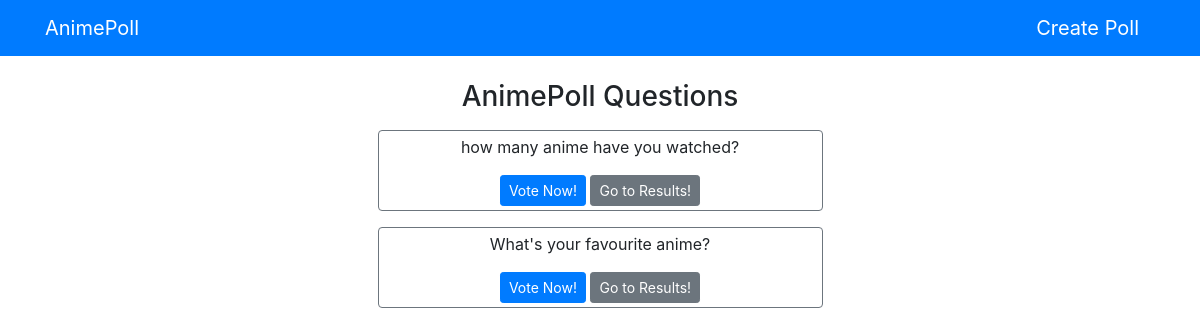
/polls/, run on an earlier commit of the app's database.
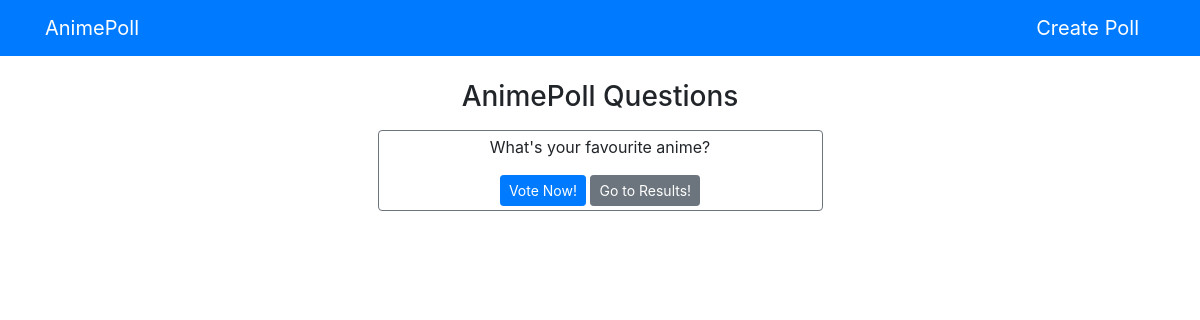
And on a later commit of the database.
### polls/models.py (models this page shows, shortened)
class Question(models.Model):
    question_text = models.CharField(max_length = 200)
    pub_date = models.DateTimeField("date published",default = datetime.now)

### polls/views.py (the view)
# urls.py: path('',IndexView, name='index'),
def IndexView(request):
    latest_question_list = Question.objects.order_by('-pub_date')
    context = {
        'latest_question_list' : latest_question_list
    }
    return render(request,'polls/index.html', context)

### polls/templates/polls/index.html (shortened to what this page needs)
{% extends "polls/base.html" %}
{% block content %}
<h3 class="text-center mb-3" >AnimePoll Questions</h3>
{% for question in latest_question_list %}
<div class="card border-secondary mb-3 text-center">
  <div class="card-body p-1 ">
    <p class="card-text">{{ question.question_text }}</p>
    <a href="{% url 'polls:detail' question.id %}" class="btn btn-primary btn-sm"> Vote Now!</a>
    <a href="{% url 'polls:results' question.id %}" class="btn btn-secondary btn-sm"> Go to Results!</a>
  </div>
</div>
{% endfor %}
{% endblock %}

### polls/templates/polls/base.html (shortened to what this page needs)
<!DOCTYPE html>
<html lang="en" dir="ltr">
  <head>
    <link rel="stylesheet" href="https://stackpath.bootstrapcdn.com/bootstrap/4.5.0/css/bootstrap.min.css">
  </head>
  <body>
    {% include "polls/navbar.html" %}
    <div class="container">
      <div class="row">
        <div class="col-md-5 m-auto">
          {% block content %}{% endblock %}
        </div>
      </div>
    </div>
  </body>
</html>

### polls/templates/polls/navbar.html
 <nav class="navbar navbar-dark bg-primary mb-4">
  <div class="container">
    <a href="{% url 'polls:index' %}" class="navbar-brand b-1">AnimePoll</a>
    <a href="{% url 'polls:create' %}" class="navbar-brand b-1">Create Poll</a>
  </div>
</nav>

What changed in the data, as far as the page shows it:
removed Question: question_text "how many anime have you watched?"
